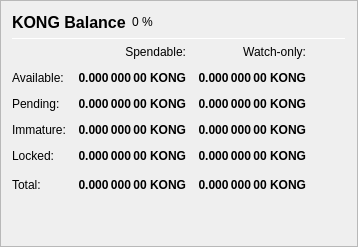
                   <widget class="QFrame" name="frame_Balances">
                    <property name="frameShape">
                     <enum>QFrame::StyledPanel</enum>
                    </property>
                    <property name="frameShadow">
                     <enum>QFrame::Raised</enum>
                    </property>
                    <layout class="QVBoxLayout" name="verticalLayout_4">
                     <item>
                      <layout class="QHBoxLayout" name="horizontalLayout_4">
                       <item>
                        <widget class="QLabel" name="label_5">
                         <property name="minimumSize">
                          <size>
                           <width>0</width>
                           <height>20</height>
                          </size>
                         </property>
                         <property name="font">
                          <font>
                           <pointsize>12</pointsize>
                           <weight>75</weight>
                           <bold>true</bold>
                          </font>
                         </property>
                         <property name="text">
                          <string>KONG Balance</string>
                         </property>
                        </widget>
                       </item>
                       <item>
                        <widget class="QLabel" name="labelKONGPercent">
                         <property name="text">
                          <string notr="true">0 %</string>
                         </property>
                        </widget>
                       </item>
                       <item>
                        <spacer name="horizontalSpacer_3">
                         <property name="orientation">
                          <enum>Qt::Horizontal</enum>
                         </property>
                         <property name="sizeHint" stdset="0">
                          <size>
                           <width>40</width>
                           <height>20</height>
                          </size>
                         </property>
                        </spacer>
                       </item>
                      </layout>
                     </item>
                     <item>
                      <widget class="Line" name="line_Balance">
                       <property name="minimumSize">
                        <size>
                         <width>0</width>
                         <height>1</height>
                        </size>
                       </property>
                       <property name="maximumSize">
                        <size>
                         <width>16777215</width>
                         <height>1</height>
                        </size>
                       </property>
                       <property name="orientation">
                        <enum>Qt::Horizontal</enum>
                       </property>
                      </widget>
                     </item>
                     <item>
                      <layout class="QGridLayout" name="gridLayout">
                       <property name="spacing">
                        <number>12</number>
                       </property>
                       <item row="0" column="1">
                        <widget class="QLabel" name="labelSpendable">
                         <property name="text">
                          <string>Spendable:</string>
                         </property>
                         <property name="alignment">
                          <set>Qt::AlignRight|Qt::AlignTrailing|Qt::AlignVCenter</set>
                         </property>
                        </widget>
                       </item>
                       <item row="0" column="2">
                        <widget class="QLabel" name="labelWatchonly">
                         <property name="text">
                          <string>Watch-only:</string>
                         </property>
                         <property name="alignment">
                          <set>Qt::AlignRight|Qt::AlignTrailing|Qt::AlignVCenter</set>
                         </property>
                        </widget>
                       </item>
                       <item row="1" column="0">
                        <widget class="QLabel" name="labelBalanceText">
                         <property name="text">
                          <string>Available:</string>
                         </property>
                        </widget>
                       </item>
                       <item row="1" column="1">
                        <widget class="QLabel" name="labelBalance">
                         <property name="font">
                          <font>
                           <weight>75</weight>
                           <bold>true</bold>
                          </font>
                         </property>
                         <property name="cursor">
                          <cursorShape>IBeamCursor</cursorShape>
                         </property>
                         <property name="toolTip">
                          <string>Your current spendable balance</string>
                         </property>
                         <property name="text">
                          <string notr="true">0.000 000 00 KONG</string>
                         </property>
                         <property name="alignment">
                          <set>Qt::AlignRight|Qt::AlignTrailing|Qt::AlignVCenter</set>
                         </property>
                         <property name="textInteractionFlags">
                          <set>Qt::LinksAccessibleByMouse|Qt::TextSelectableByKeyboard|Qt::TextSelectableByMouse</set>
                         </property>
                        </widget>
                       </item>
                       <item row="1" column="2">
                        <widget class="QLabel" name="labelWatchAvailable">
                         <property name="font">
                          <font>
                           <weight>75</weight>
                           <bold>true</bold>
                          </font>
                         </property>
                         <property name="cursor">
                          <cursorShape>IBeamCursor</cursorShape>
                         </property>
                         <property name="toolTip">
                          <string>Your current balance in watch-only addresses</string>
                         </property>
                         <property name="text">
                          <string notr="true">0.000 000 00 KONG</string>
                         </property>
                         <property name="alignment">
                          <set>Qt::AlignRight|Qt::AlignTrailing|Qt::AlignVCenter</set>
                         </property>
                         <property name="textInteractionFlags">
                          <set>Qt::LinksAccessibleByMouse|Qt::TextSelectableByKeyboard|Qt::TextSelectableByMouse</set>
                         </property>
                        </widget>
                       </item>
                       <item row="2" column="0">
                        <widget class="QLabel" name="labelPendingText">
                         <property name="text">
                          <string>Pending:</string>
                         </property>
                        </widget>
                       </item>
                       <item row="2" column="1">
                        <widget class="QLabel" name="labelUnconfirmed">
                         <property name="font">
                          <font>
                           <weight>75</weight>
                           <bold>true</bold>
                          </font>
                         </property>
                         <property name="cursor">
                          <cursorShape>IBeamCursor</cursorShape>
                         </property>
                         <property name="toolTip">
                          <string>Total of transactions that have yet to be confirmed, and do not yet count toward the spendable balance</string>
                         </property>
                         <property name="text">
                          <string notr="true">0.000 000 00 KONG</string>
                         </property>
                         <property name="alignment">
                          <set>Qt::AlignRight|Qt::AlignTrailing|Qt::AlignVCenter</set>
                         </property>
                         <property name="textInteractionFlags">
                          <set>Qt::LinksAccessibleByMouse|Qt::TextSelectableByKeyboard|Qt::TextSelectableByMouse</set>
                         </property>
                        </widget>
                       </item>
                       <item row="2" column="2">
                        <widget class="QLabel" name="labelWatchPending">
                         <property name="font">
                          <font>
                           <weight>75</weight>
                           <bold>true</bold>
                          </font>
                         </property>
                         <property name="cursor">
                          <cursorShape>IBeamCursor</cursorShape>
                         </property>
                         <property name="toolTip">
                          <string>Unconfirmed transactions to watch-only addresses</string>
                         </property>
                         <property name="text">
                          <string notr="true">0.000 000 00 KONG</string>
                         </property>
                         <property name="alignment">
                          <set>Qt::AlignRight|Qt::AlignTrailing|Qt::AlignVCenter</set>
                         </property>
                         <property name="textInteractionFlags">
                          <set>Qt::LinksAccessibleByMouse|Qt::TextSelectableByKeyboard|Qt::TextSelectableByMouse</set>
                         </property>
                        </widget>
                       </item>
                       <item row="3" column="0">
                        <widget class="QLabel" name="labelImmatureText">
                         <property name="text">
                          <string>Immature:</string>
                         </property>
                        </widget>
                       </item>
                       <item row="3" column="1">
                        <widget class="QLabel" name="labelImmature">
                         <property name="font">
                          <font>
                           <weight>75</weight>
                           <bold>true</bold>
                          </font>
                         </property>
                         <property name="cursor">
                          <cursorShape>IBeamCursor</cursorShape>
                         </property>
                         <property name="toolTip">
                          <string>Staked or masternode rewards that has not yet matured</string>
                         </property>
                         <property name="text">
                          <string notr="true">0.000 000 00 KONG</string>
                         </property>
                         <property name="alignment">
                          <set>Qt::AlignRight|Qt::AlignTrailing|Qt::AlignVCenter</set>
                         </property>
                         <property name="textInteractionFlags">
                          <set>Qt::LinksAccessibleByMouse|Qt::TextSelectableByKeyboard|Qt::TextSelectableByMouse</set>
                         </property>
                        </widget>
                       </item>
                       <item row="3" column="2">
                        <widget class="QLabel" name="labelWatchImmature">
                         <property name="font">
                          <font>
                           <weight>75</weight>
                           <bold>true</bold>
                          </font>
                         </property>
                         <property name="cursor">
                          <cursorShape>IBeamCursor</cursorShape>
                         </property>
                         <property name="toolTip">
                          <string>Staked or masternode rewards in watch-only addresses that has not yet matured</string>
                         </property>
                         <property name="text">
                          <string notr="true">0.000 000 00 KONG</string>
                         </property>
                         <property name="alignment">
                          <set>Qt::AlignRight|Qt::AlignTrailing|Qt::AlignVCenter</set>
                         </property>
                         <property name="textInteractionFlags">
                          <set>Qt::LinksAccessibleByMouse|Qt::TextSelectableByKeyboard|Qt::TextSelectableByMouse</set>
                         </property>
                        </widget>
                       </item>
                       <item row="4" column="0">
                        <widget class="QLabel" name="labelLockedBalanceText">
                         <property name="toolTip">
                          <string>Locked KONG or Masternode collaterals. These are excluded from zKONG minting.</string>
                         </property>
                         <property name="text">
                          <string>Locked:</string>
                         </property>
                        </widget>
                       </item>
                       <item row="4" column="1">
                        <widget class="QLabel" name="labelLockedBalance">
                         <property name="font">
                          <font>
                           <weight>75</weight>
                           <bold>true</bold>
                          </font>
                         </property>
                         <property name="cursor">
                          <cursorShape>IBeamCursor</cursorShape>
                         </property>
                         <property name="toolTip">
                          <string>Locked KONG or Masternode collaterals. These are excluded from zKONG minting.</string>
                         </property>
                         <property name="text">
                          <string notr="true">0.000 000 00 KONG</string>
                         </property>
                         <property name="alignment">
                          <set>Qt::AlignRight|Qt::AlignTrailing|Qt::AlignVCenter</set>
                         </property>
                         <property name="textInteractionFlags">
                          <set>Qt::LinksAccessibleByMouse|Qt::TextSelectableByKeyboard|Qt::TextSelectableByMouse</set>
                         </property>
                        </widget>
                       </item>
                       <item row="4" column="2">
                        <widget class="QLabel" name="labelWatchLocked">
                         <property name="font">
                          <font>
                           <weight>75</weight>
                           <bold>true</bold>
                          </font>
                         </property>
                         <property name="cursor">
                          <cursorShape>IBeamCursor</cursorShape>
                         </property>
                         <property name="toolTip">
                          <string>Current locked balance in watch-only addresses</string>
                         </property>
                         <property name="text">
                          <string notr="true">0.000 000 00 KONG</string>
                         </property>
                         <property name="alignment">
                          <set>Qt::AlignRight|Qt::AlignTrailing|Qt::AlignVCenter</set>
                         </property>
                         <property name="textInteractionFlags">
                          <set>Qt::LinksAccessibleByMouse|Qt::TextSelectableByKeyboard|Qt::TextSelectableByMouse</set>
                         </property>
                        </widget>
                       </item>
                       <item row="5" column="0">
                        <widget class="QLabel" name="labelTotalText">
                         <property name="toolTip">
                          <string>Your current KONG balance, unconfirmed and immature transactions included</string>
                         </property>
                         <property name="text">
                          <string>Total:</string>
                         </property>
                        </widget>
                       </item>
                       <item row="5" column="1">
                        <widget class="QLabel" name="labelTotal">
                         <property name="font">
                          <font>
                           <weight>75</weight>
                           <bold>true</bold>
                          </font>
                         </property>
                         <property name="cursor">
                          <cursorShape>IBeamCursor</cursorShape>
                         </property>
                         <property name="toolTip">
                          <string>Your current KONG balance, unconfirmed and immature transactions included</string>
                         </property>
                         <property name="text">
                          <string notr="true">0.000 000 00 KONG</string>
                         </property>
                         <property name="alignment">
                          <set>Qt::AlignRight|Qt::AlignTrailing|Qt::AlignVCenter</set>
                         </property>
                         <property name="textInteractionFlags">
                          <set>Qt::LinksAccessibleByMouse|Qt::TextSelectableByKeyboard|Qt::TextSelectableByMouse</set>
                         </property>
                        </widget>
                       </item>
                       <item row="5" column="2">
                        <widget class="QLabel" name="labelWatchTotal">
                         <property name="font">
                          <font>
                           <weight>75</weight>
                           <bold>true</bold>
                          </font>
                         </property>
                         <property name="cursor">
                          <cursorShape>IBeamCursor</cursorShape>
                         </property>
                         <property name="toolTip">
                          <string>Current total balance in watch-only addresses</string>
                         </property>
                         <property name="text">
                          <string notr="true">0.000 000 00 KONG</string>
                         </property>
                         <property name="alignment">
                          <set>Qt::AlignRight|Qt::AlignTrailing|Qt::AlignVCenter</set>
                         </property>
                         <property name="textInteractionFlags">
                          <set>Qt::LinksAccessibleByMouse|Qt::TextSelectableByKeyboard|Qt::TextSelectableByMouse</set>
                         </property>
                        </widget>
                       </item>
                       <item row="5" column="3">
                        <spacer name="horizontalSpacer_9">
                         <property name="orientation">
                          <enum>Qt::Horizontal</enum>
                         </property>
                         <property name="sizeHint" stdset="0">
                          <size>
                           <width>40</width>
                           <height>20</height>
                          </size>
                         </property>
                        </spacer>
                       </item>
                      </layout>
                     </item>
                     <item>
                      <spacer name="verticalSpacer_3">
                       <property name="orientation">
                        <enum>Qt::Vertical</enum>
                       </property>
                       <property name="sizeHint" stdset="0">
                        <size>
                         <width>20</width>
                         <height>40</height>
                        </size>
                       </property>
                      </spacer>
                     </item>
                    </layout>
                   </widget>
